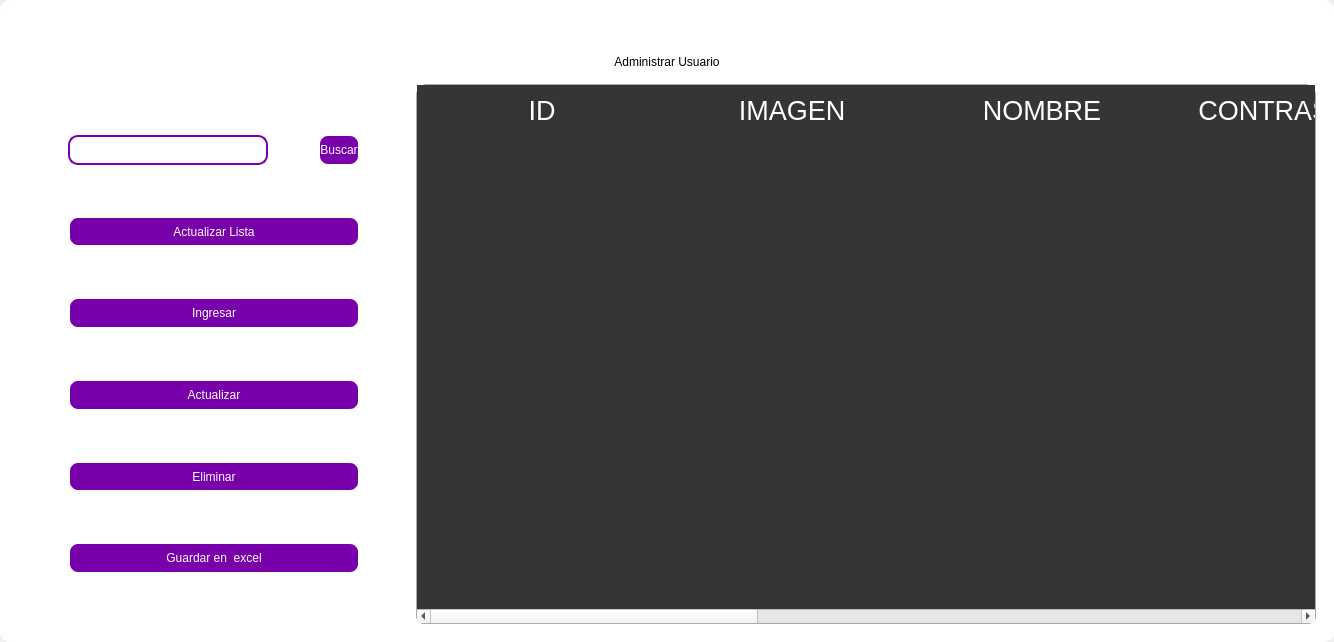
<?xml version="1.0" encoding="UTF-8"?>
<ui version="4.0">
 <class>MainWindow</class>
 <widget class="QMainWindow" name="MainWindow">
  <property name="geometry">
   <rect>
    <x>0</x>
    <y>0</y>
    <width>1303</width>
    <height>642</height>
   </rect>
  </property>
  <property name="windowTitle">
   <string>MainWindow</string>
  </property>
  <property name="styleSheet">
   <string notr="true"/>
  </property>
  <widget class="QWidget" name="centralwidget">
   <property name="styleSheet">
    <string notr="true"/>
   </property>
   <layout class="QVBoxLayout" name="verticalLayout">
    <property name="spacing">
     <number>0</number>
    </property>
    <property name="leftMargin">
     <number>0</number>
    </property>
    <property name="topMargin">
     <number>0</number>
    </property>
    <property name="rightMargin">
     <number>0</number>
    </property>
    <property name="bottomMargin">
     <number>0</number>
    </property>
    <item>
     <widget class="QFrame" name="frame">
      <property name="enabled">
       <bool>true</bool>
      </property>
      <property name="styleSheet">
       <string notr="true">
QFrame {
border-radius:10px;
	background-color: rgb(255, 255, 255);
 }
</string>
      </property>
      <property name="frameShape">
       <enum>QFrame::StyledPanel</enum>
      </property>
      <property name="frameShadow">
       <enum>QFrame::Raised</enum>
      </property>
      <layout class="QVBoxLayout" name="verticalLayout_2">
       <item>
        <widget class="QFrame" name="frame_superior">
         <property name="minimumSize">
          <size>
           <width>0</width>
           <height>40</height>
          </size>
         </property>
         <property name="maximumSize">
          <size>
           <width>16777215</width>
           <height>40</height>
          </size>
         </property>
         <property name="styleSheet">
          <string notr="true">QPushButton{
border-radius:18px;
}

QPushButton:hover{
	background-color: rgb(0, 0, 0);
}
</string>
         </property>
         <property name="frameShape">
          <enum>QFrame::StyledPanel</enum>
         </property>
         <property name="frameShadow">
          <enum>QFrame::Raised</enum>
         </property>
         <layout class="QHBoxLayout" name="horizontalLayout_3">
          <property name="spacing">
           <number>4</number>
          </property>
          <property name="leftMargin">
           <number>0</number>
          </property>
          <property name="topMargin">
           <number>0</number>
          </property>
          <property name="rightMargin">
           <number>0</number>
          </property>
          <property name="bottomMargin">
           <number>0</number>
          </property>
          <item>
           <widget class="QPushButton" name="btn_icon">
            <property name="text">
             <string/>
            </property>
            <property name="iconSize">
             <size>
              <width>40</width>
              <height>40</height>
             </size>
            </property>
           </widget>
          </item>
          <item>
           <spacer name="horizontalSpacer_2">
            <property name="orientation">
             <enum>Qt::Horizontal</enum>
            </property>
            <property name="sizeHint" stdset="0">
             <size>
              <width>443</width>
              <height>20</height>
             </size>
            </property>
           </spacer>
          </item>
          <item>
           <widget class="QPushButton" name="btn_exit">
            <property name="minimumSize">
             <size>
              <width>38</width>
              <height>38</height>
             </size>
            </property>
            <property name="maximumSize">
             <size>
              <width>38</width>
              <height>38</height>
             </size>
            </property>
            <property name="cursor">
             <cursorShape>PointingHandCursor</cursorShape>
            </property>
            <property name="text">
             <string/>
            </property>
            <property name="iconSize">
             <size>
              <width>35</width>
              <height>35</height>
             </size>
            </property>
           </widget>
          </item>
          <item>
           <widget class="QPushButton" name="bt_minimizar">
            <property name="minimumSize">
             <size>
              <width>38</width>
              <height>38</height>
             </size>
            </property>
            <property name="maximumSize">
             <size>
              <width>38</width>
              <height>38</height>
             </size>
            </property>
            <property name="cursor">
             <cursorShape>PointingHandCursor</cursorShape>
            </property>
            <property name="text">
             <string/>
            </property>
            <property name="icon">
             <iconset>
              <normaloff>image/minus.svg</normaloff>image/minus.svg</iconset>
            </property>
            <property name="iconSize">
             <size>
              <width>38</width>
              <height>38</height>
             </size>
            </property>
           </widget>
          </item>
          <item>
           <widget class="QPushButton" name="bt_maximizar">
            <property name="minimumSize">
             <size>
              <width>38</width>
              <height>38</height>
             </size>
            </property>
            <property name="maximumSize">
             <size>
              <width>38</width>
              <height>38</height>
             </size>
            </property>
            <property name="cursor">
             <cursorShape>PointingHandCursor</cursorShape>
            </property>
            <property name="text">
             <string/>
            </property>
            <property name="icon">
             <iconset>
              <normaloff>image/chevron-up.svg</normaloff>image/chevron-up.svg</iconset>
            </property>
            <property name="iconSize">
             <size>
              <width>38</width>
              <height>38</height>
             </size>
            </property>
           </widget>
          </item>
          <item>
           <widget class="QPushButton" name="bt_restaurar">
            <property name="minimumSize">
             <size>
              <width>38</width>
              <height>38</height>
             </size>
            </property>
            <property name="maximumSize">
             <size>
              <width>38</width>
              <height>38</height>
             </size>
            </property>
            <property name="cursor">
             <cursorShape>PointingHandCursor</cursorShape>
            </property>
            <property name="text">
             <string/>
            </property>
            <property name="icon">
             <iconset>
              <normaloff>image/chevron-down.svg</normaloff>image/chevron-down.svg</iconset>
            </property>
            <property name="iconSize">
             <size>
              <width>38</width>
              <height>38</height>
             </size>
            </property>
           </widget>
          </item>
          <item>
           <widget class="QPushButton" name="bt_cerrar">
            <property name="minimumSize">
             <size>
              <width>38</width>
              <height>38</height>
             </size>
            </property>
            <property name="maximumSize">
             <size>
              <width>38</width>
              <height>38</height>
             </size>
            </property>
            <property name="cursor">
             <cursorShape>PointingHandCursor</cursorShape>
            </property>
            <property name="text">
             <string/>
            </property>
            <property name="icon">
             <iconset>
              <normaloff>image/x.svg</normaloff>image/x.svg</iconset>
            </property>
            <property name="iconSize">
             <size>
              <width>38</width>
              <height>38</height>
             </size>
            </property>
           </widget>
          </item>
         </layout>
        </widget>
       </item>
       <item>
        <widget class="QLabel" name="label">
         <property name="styleSheet">
          <string notr="true">font: 30pt &quot;MS Shell Dlg 2&quot;;
color: rgb(0, 0, 0);</string>
         </property>
         <property name="text">
          <string>Administrar Usuario</string>
         </property>
         <property name="alignment">
          <set>Qt::AlignCenter</set>
         </property>
        </widget>
       </item>
       <item>
        <widget class="QFrame" name="frame_3">
         <property name="frameShape">
          <enum>QFrame::StyledPanel</enum>
         </property>
         <property name="frameShadow">
          <enum>QFrame::Raised</enum>
         </property>
         <layout class="QHBoxLayout" name="horizontalLayout_4">
          <item>
           <layout class="QVBoxLayout" name="verticalLayout_4">
            <property name="spacing">
             <number>50</number>
            </property>
            <property name="leftMargin">
             <number>50</number>
            </property>
            <property name="topMargin">
             <number>50</number>
            </property>
            <property name="rightMargin">
             <number>50</number>
            </property>
            <property name="bottomMargin">
             <number>50</number>
            </property>
            <item>
             <layout class="QHBoxLayout" name="horizontalLayout">
              <item>
               <widget class="QLineEdit" name="searchtxt">
                <property name="minimumSize">
                 <size>
                  <width>200</width>
                  <height>30</height>
                 </size>
                </property>
                <property name="maximumSize">
                 <size>
                  <width>150</width>
                  <height>16777215</height>
                 </size>
                </property>
                <property name="styleSheet">
                 <string notr="true">QLabel {
	color: rgb(255, 255, 254);
	font: 12pt &quot;Arial&quot;;
	background-color: rgba(0, 0, 0,0);
}

QTextEdit{
background-color: rgba(0, 0, 0,0);
border-radius:10px; 
font: 12pt &quot;Arial&quot;;
color: rgb(255, 255, 254);
border: 2px solid  rgb(255, 255, 255);

}

QTextEdit:hover{
background-color: rgba(0, 0, 0,0);
border-radius:10px; 
font: 12pt &quot;Arial&quot;;
border: 2px solid  rgb(120, 0, 171);
}

QTextEdit:focus{
background-color: rgb(0, 0, 0);
border-radius:10px; 
font: 12pt &quot;Arial&quot;;
border: 2px solid rgb(120, 0, 171);
}

QLineEdit{
background-color: rgba(0, 0, 0,0);
border-radius:10px; 
font: 12pt &quot;Arial&quot;;
color: rgb(255, 255, 254);
border: 2px solid  rgb(120, 0, 171);
}

QLineEdit:hover{
background-color: rgba(0, 0, 0,0);
border-radius:10px; 
font: 12pt &quot;Arial&quot;;
border: 2px solid  rgb(120, 0, 171);
}

QLineEdit:focus{
background-color: rgb(0, 0, 0);
border-radius:10px; 
font: 12pt &quot;Arial&quot;;
border: 2px solid rgb(120, 0, 171);
}

QCheckBox{
	font: 12pt &quot;Arial&quot;;
	color: rgb(255, 255, 255);
}

QCheckBox::indicator {
    width: 18px;
    height:18px;
}

QCheckBox::indicator:unchecked {
   background-image: url(image/square.svg);
}

QCheckBox::indicator:checked {
   background-image: url(image/check-square.svg);
}

QPushButton{
border-radius:10px; 
font: 12pt &quot;Arial&quot;;
color: rgb(255, 255, 254);
border: 2px solid #ffffff;
}

QPushButton:hover{
border-radius:10px; 
font: 12pt &quot;Arial&quot;;
color: rgb(255, 255, 255);
border: 2px solid rgb(120, 0, 171);
	background-color: rgb(120, 0, 171);
}
</string>
                </property>
               </widget>
              </item>
              <item>
               <widget class="QPushButton" name="btn_search">
                <property name="minimumSize">
                 <size>
                  <width>0</width>
                  <height>15</height>
                 </size>
                </property>
                <property name="maximumSize">
                 <size>
                  <width>100</width>
                  <height>50</height>
                 </size>
                </property>
                <property name="cursor">
                 <cursorShape>PointingHandCursor</cursorShape>
                </property>
                <property name="styleSheet">
                 <string notr="true">QPushButton{
border-radius:10px; 
font: 12pt &quot;Arial&quot;;
color: rgb(255, 255, 254);
border: 2px solid #ffffff;
	background-color: rgb(120, 0, 171);
}

QPushButton:hover{
border-radius:10px; 
font: 12pt &quot;Arial&quot;;
color: rgb(255, 255, 255);
border: 2px solid rgb(120, 0, 171);
	background-color: rgb(120, 0, 171);
}</string>
                </property>
                <property name="text">
                 <string>Buscar</string>
                </property>
               </widget>
              </item>
             </layout>
            </item>
            <item>
             <widget class="QPushButton" name="btn_get">
              <property name="minimumSize">
               <size>
                <width>50</width>
                <height>0</height>
               </size>
              </property>
              <property name="maximumSize">
               <size>
                <width>300</width>
                <height>50</height>
               </size>
              </property>
              <property name="cursor">
               <cursorShape>PointingHandCursor</cursorShape>
              </property>
              <property name="styleSheet">
               <string notr="true">QPushButton{
border-radius:10px; 
font: 12pt &quot;Arial&quot;;
color: rgb(255, 255, 254);
border: 2px solid #ffffff;
	background-color: rgb(120, 0, 171);
}

QPushButton:hover{
border-radius:10px; 
font: 12pt &quot;Arial&quot;;
color: rgb(255, 255, 255);
border: 2px solid rgb(120, 0, 171);
	background-color: rgb(120, 0, 171);
}</string>
              </property>
              <property name="text">
               <string>Actualizar Lista</string>
              </property>
              <property name="iconSize">
               <size>
                <width>35</width>
                <height>35</height>
               </size>
              </property>
             </widget>
            </item>
            <item>
             <widget class="QPushButton" name="btn_add">
              <property name="maximumSize">
               <size>
                <width>300</width>
                <height>50</height>
               </size>
              </property>
              <property name="cursor">
               <cursorShape>PointingHandCursor</cursorShape>
              </property>
              <property name="styleSheet">
               <string notr="true">QPushButton{
border-radius:10px; 
font: 12pt &quot;Arial&quot;;
color: rgb(255, 255, 254);
border: 2px solid #ffffff;
	background-color: rgb(120, 0, 171);
}

QPushButton:hover{
border-radius:10px; 
font: 12pt &quot;Arial&quot;;
color: rgb(255, 255, 255);
border: 2px solid rgb(120, 0, 171);
	background-color: rgb(120, 0, 171);
}</string>
              </property>
              <property name="text">
               <string>Ingresar</string>
              </property>
              <property name="iconSize">
               <size>
                <width>35</width>
                <height>35</height>
               </size>
              </property>
             </widget>
            </item>
            <item>
             <widget class="QPushButton" name="btn_update">
              <property name="maximumSize">
               <size>
                <width>300</width>
                <height>50</height>
               </size>
              </property>
              <property name="cursor">
               <cursorShape>PointingHandCursor</cursorShape>
              </property>
              <property name="styleSheet">
               <string notr="true">QPushButton{
border-radius:10px; 
font: 12pt &quot;Arial&quot;;
color: rgb(255, 255, 254);
border: 2px solid #ffffff;
	background-color: rgb(120, 0, 171);
}

QPushButton:hover{
border-radius:10px; 
font: 12pt &quot;Arial&quot;;
color: rgb(255, 255, 255);
border: 2px solid rgb(120, 0, 171);
	background-color: rgb(120, 0, 171);
}</string>
              </property>
              <property name="text">
               <string>Actualizar</string>
              </property>
              <property name="iconSize">
               <size>
                <width>35</width>
                <height>35</height>
               </size>
              </property>
             </widget>
            </item>
            <item>
             <widget class="QPushButton" name="btn_delete">
              <property name="maximumSize">
               <size>
                <width>300</width>
                <height>50</height>
               </size>
              </property>
              <property name="cursor">
               <cursorShape>PointingHandCursor</cursorShape>
              </property>
              <property name="styleSheet">
               <string notr="true">QPushButton{
border-radius:10px; 
font: 12pt &quot;Arial&quot;;
color: rgb(255, 255, 254);
border: 2px solid #ffffff;
	background-color: rgb(120, 0, 171);
}

QPushButton:hover{
border-radius:10px; 
font: 12pt &quot;Arial&quot;;
color: rgb(255, 255, 255);
border: 2px solid rgb(120, 0, 171);
	background-color: rgb(120, 0, 171);
}</string>
              </property>
              <property name="text">
               <string>Eliminar</string>
              </property>
              <property name="iconSize">
               <size>
                <width>35</width>
                <height>35</height>
               </size>
              </property>
             </widget>
            </item>
            <item>
             <widget class="QPushButton" name="btn_excel">
              <property name="minimumSize">
               <size>
                <width>0</width>
                <height>0</height>
               </size>
              </property>
              <property name="maximumSize">
               <size>
                <width>300</width>
                <height>50</height>
               </size>
              </property>
              <property name="cursor">
               <cursorShape>PointingHandCursor</cursorShape>
              </property>
              <property name="styleSheet">
               <string notr="true">QPushButton{
border-radius:10px; 
font: 12pt &quot;Arial&quot;;
color: rgb(255, 255, 254);
border: 2px solid #ffffff;
	background-color: rgb(120, 0, 171);
}

QPushButton:hover{
border-radius:10px; 
font: 12pt &quot;Arial&quot;;
color: rgb(255, 255, 255);
border: 2px solid rgb(120, 0, 171);
	background-color: rgb(120, 0, 171);
}</string>
              </property>
              <property name="text">
               <string>Guardar en  excel</string>
              </property>
              <property name="iconSize">
               <size>
                <width>35</width>
                <height>35</height>
               </size>
              </property>
             </widget>
            </item>
           </layout>
          </item>
          <item>
           <widget class="QTableWidget" name="table_user">
            <property name="minimumSize">
             <size>
              <width>900</width>
              <height>0</height>
             </size>
            </property>
            <property name="maximumSize">
             <size>
              <width>700</width>
              <height>16777215</height>
             </size>
            </property>
            <property name="styleSheet">
             <string notr="true">QTableView {

	border: 1px solid rgba(255,255,255,40);
	border-bottom-right-radius: 7px; 
	border-bottom-left-radius: 7px; 
	color: white;
	font: 15pt &quot;MS Shell Dlg 2&quot;;
	background-color: rgb(53, 53, 53);
}

QHeaderView::section {
background-color: rgb(53, 53, 53);
color: white;
border: none;
height: 50px;
font-size: 20pt;
}

QTableView::item {
    border-style: none;
    border-bottom: 1px solid rgba(255,255,255,50);
    padding-left: auto;
    padding-right: auto;
}

QTableView::item:selected{
	border: none;
	color: rgb(255, 255, 255);
    background-color: rgba(255, 255, 255, 50);
}
</string>
            </property>
            <property name="editTriggers">
             <set>QAbstractItemView::NoEditTriggers</set>
            </property>
            <attribute name="horizontalHeaderDefaultSectionSize">
             <number>250</number>
            </attribute>
            <column>
             <property name="text">
              <string>ID</string>
             </property>
            </column>
            <column>
             <property name="text">
              <string>IMAGEN</string>
             </property>
            </column>
            <column>
             <property name="text">
              <string>NOMBRE</string>
             </property>
            </column>
            <column>
             <property name="text">
              <string>CONTRASEÑA</string>
             </property>
            </column>
            <column>
             <property name="text">
              <string>CORREO</string>
             </property>
            </column>
            <column>
             <property name="text">
              <string>TEL.CONTACTO</string>
             </property>
            </column>
            <column>
             <property name="text">
              <string>DIRECCION</string>
             </property>
            </column>
            <column>
             <property name="text">
              <string>ROL</string>
             </property>
            </column>
           </widget>
          </item>
         </layout>
        </widget>
       </item>
      </layout>
     </widget>
    </item>
   </layout>
  </widget>
 </widget>
 <resources/>
 <connections/>
</ui>
